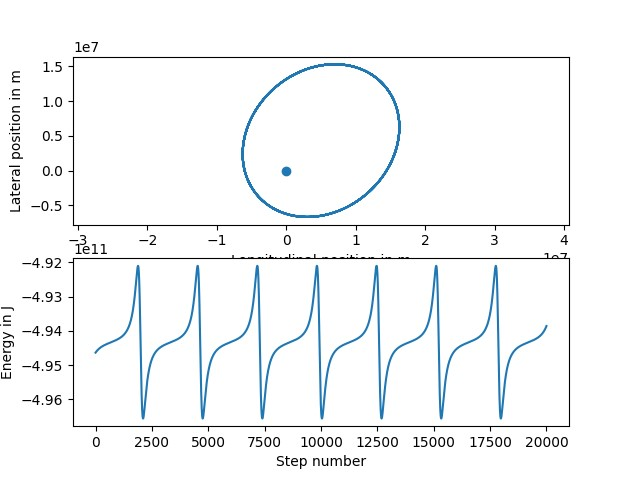

Reproduce this figure in Python.
import numpy 
import matplotlib.pyplot
import math

h = 5.0 # s
earth_mass = 5.97e24 # kg
spacecraft_mass = 30000. # kg
gravitational_constant = 6.67e-11 # N m2 / kg2

def acceleration(spaceship_position):
    vector_to_earth = - spaceship_position # earth located at origin
    return gravitational_constant * earth_mass / numpy.linalg.norm(vector_to_earth)**3 * vector_to_earth

def symplectic_euler():
    num_steps = 20000
    x = numpy.zeros([num_steps + 1, 2]) # m
    v = numpy.zeros([num_steps + 1, 2]) # m / s
    energy = numpy.zeros(num_steps + 1) # J = kg m2 / s2

    x[0, 0] = 15e6
    x[0, 1] = 1e6    
    v[0, 0] = 2e3
    v[0, 1] = 4e3

    for step in range(num_steps):
        x[step + 1] = x[step] + h * v[step] 
        v[step + 1] = v[step] + h * acceleration(x[step+1])

    for step in range(num_steps + 1):
        energy[step] = 0.5 * spacecraft_mass * numpy.linalg.norm(v[step])**2 \
                         - gravitational_constant * earth_mass * spacecraft_mass / numpy.linalg.norm(x[step])

    return x, energy

x, energy = symplectic_euler()

def plot_me():
    axes_positions = matplotlib.pyplot.subplot(211)
    matplotlib.pyplot.plot(x[:, 0], x[:, 1])
    matplotlib.pyplot.scatter(0, 0)
    matplotlib.pyplot.axis('equal')
    axes_positions.set_xlabel('Longitudinal position in m')
    axes_positions.set_ylabel('Lateral position in m')
    axes_energy = matplotlib.pyplot.subplot(212)
    matplotlib.pyplot.plot(energy)
    axes_energy.set_xlabel('Step number')
    axes_energy.set_ylabel('Energy in J') 
    matplotlib.pyplot.show()
    
plot_me()
